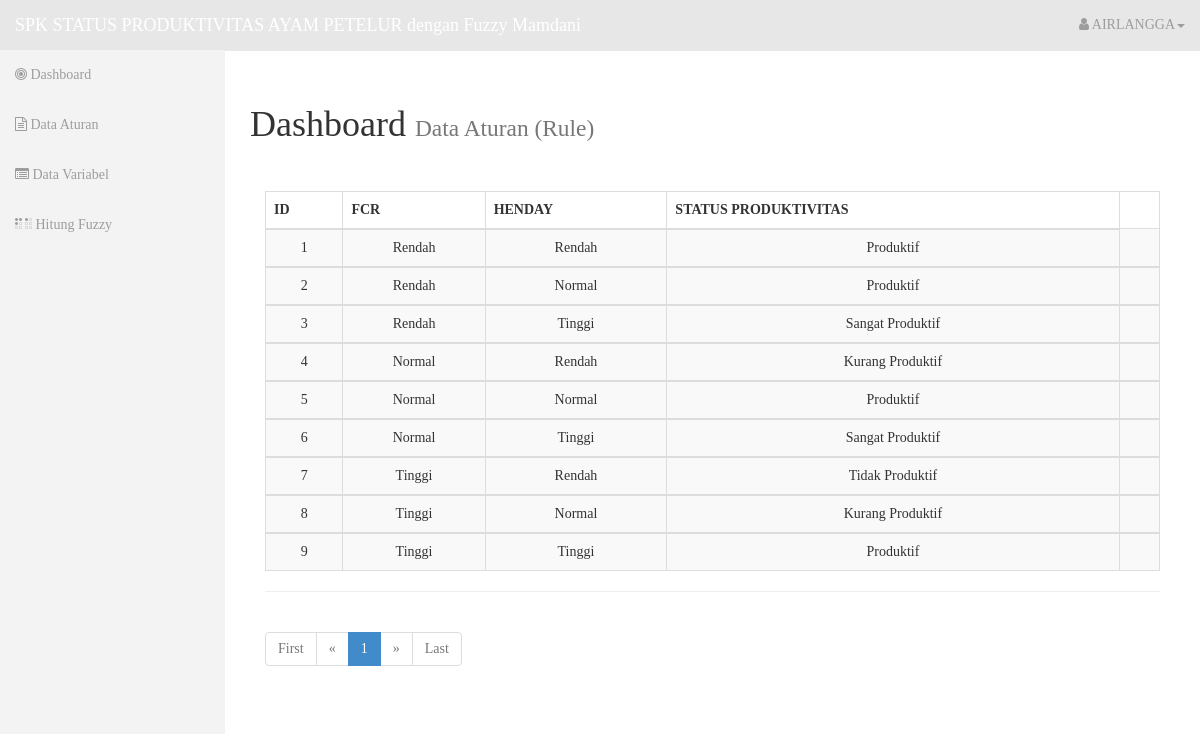
The page /admin/data_aturan.php (signed in) on the database its author committed.
### tables this page shows
CREATE TABLE `user` (
  `id_user` int(11) NOT NULL,
  `nama` varchar(50) NOT NULL,
  `username` varchar(20) NOT NULL,
  `password` varchar(500) NOT NULL
);

CREATE TABLE `data_aturan` (
  `id_aturan` int(11) NOT NULL,
  `fcr` varchar(50) NOT NULL,
  `henday` varchar(50) NOT NULL,
  `status_produktivitas` varchar(50) NOT NULL,
  `keterangan` varchar(50) NOT NULL
);

### admin/data_aturan.php (the view, shortened to what this page needs)
<?php
include '../src/header.php';
?>
<div id="page-wrapper">
    <div class="row">
        <div class="col-lg-12">
        <h1>Dashboard <small>Data Aturan (Rule)</small></h1>
            <div class="panel-heading">
                </div>
                <div class="panel-body">
                    <table class="table table-striped table-bordered" id="example">
                        <thead>
                            <tr>
                                <th>ID</th>
                                <th>FCR</th>
                                <th>HENDAY</th>
                                <th>STATUS PRODUKTIVITAS</th>
                            </tr>
                            <?php
                            include "../src/koneksi.php";
                            $page = (isset($_GET['page']))? $_GET['page'] : 1;
                            $limit = 10;
                            $limit_start = ($page - 1) * $limit;
                            $query = mysqli_query($koneksi, "SELECT * FROM data_aturan LIMIT ".$limit_start.",".$limit);
                            while($data = mysqli_fetch_array($query)){
                            ?>
                        </thead>
                        <tbody>
                            <tr>
                                <td align="center"><?php echo $data['id_aturan']; ?></td>
                                <td align="center"><?php echo $data['fcr']; ?></td>
                                <td align="center"><?php echo $data['henday']; ?></td>
                                <td align="center"><?php echo $data['status_produktivitas']; ?></td>
                                <td class="align-middle text-center">
                            </tr>
                            <?php } ?>
                        </tbody>
                    </table>
                    <hr>
                     <ul class="pagination">
                      <?php
                      if($page == 1){
                      ?>
                        <li class="disabled"><a href="#">First</a></li>
                        <li class="disabled"><a href="#">&laquo;</a></li>
                      <?php
                      }else{
                        $link_prev = ($page > 1)? $page - 1 : 1;
                      ?>
                        <li><a href="data_aturan.php?page=1">First</a></li>
                        <li><a href="data_aturan.php?page=<?php echo $link_prev; ?>">&laquo;</a></li>
                      <?php
                      }
                      ?>
                      <?php
                      include "../src/koneksi.php";
                      $sql2 = mysqli_query($koneksi, "SELECT COUNT(*) AS jumlah FROM data_aturan");
                      $get_jumlah = mysqli_fetch_array($sql2);
                      $jumlah_page = ceil($get_jumlah['jumlah'] / $limit);
                      $jumlah_number = 3;
                      $start_number = ($page > $jumlah_number)? $page - $jumlah_number : 1;
                      $end_number = ($page < ($jumlah_page - $jumlah_number))? $page + $jumlah_number : $jumlah_page;
                      for($i = $start_number; $i <= $end_number; $i++){
                        $link_active = ($page == $i)? ' class="active"' : '';
                      ?>
                        <li<?php echo $link_active; ?>><a href="data_aturan.php?page=<?php echo $i; ?>"><?php echo $i; ?></a></li>
                      <?php
                      }
                      ?>
                      <?php
                      if($page == $jumlah_page){
                      ?>
                        <li class="disabled"><a href="#">&raquo;</a></li>
                        <li class="disabled"><a href="#">Last</a></li>
                      <?php
                      }else{
                        $link_next = ($page < $jumlah_page)? $page + 1 : $jumlah_page;
                      ?>
                        <li><a href="data_aturan.php?page=<?php echo $link_next; ?>">&raquo;</a></li>
                        <li><a href="data_aturan.php?page=<?php echo $jumlah_page; ?>">Last</a></li>
                      <?php
                      }
                      ?>
                    </ul>
                </div>
        </div>
    </div>
</div>
<?php include '../src/footer.php'; ?>

### src/header.php (shortened to what this page needs)
<?php
include 'koneksi.php';
$ambil = mysqli_query($koneksi, "SELECT * FROM user WHERE username='$_SESSION[username]'");
$data  = mysqli_fetch_array($ambil);
?>
<!DOCTYPE html>
<html lang="en">
<head>
    <link rel="stylesheet" type="text/css" href="../assets/bootstrap/css/bootstrap.min.css" />
    <link rel="stylesheet" type="text/css" href="../assets/font-awesome/css/font-awesome.min.css" />
    <link rel="stylesheet" type="text/css" href="../assets/css/local.css" />
    <link rel="stylesheet" type="text/css" href="../assets/css/pagination.css" />
    <link rel="stylesheet" type="text/css" href="http://www.shieldui.com/shared/components/latest/css/light-bootstrap/all.min.css" />
</head>
<body>
    <div id="wrapper">
        <nav class="navbar navbar-inverse navbar-fixed-top" role="navigation">
            <div class="navbar-header">
                <a class="navbar-brand" href="index.php">SPK STATUS PRODUKTIVITAS AYAM PETELUR dengan Fuzzy Mamdani</a>
            </div>
            <div class="collapse navbar-collapse navbar-ex1-collapse">
                <ul class="nav navbar-nav side-nav">
                    <li><a href="index.php"><i class="fa fa-bullseye"></i> Dashboard</a></li>
                    <li><a href="data_aturan.php"><i class="fa fa-file-text-o" aria-hidden="true"></i> Data Aturan</a></li>
                    <li><a href="data_kriteria.php"><i class="fa fa-list-alt" aria-hidden="true"></i> Data Variabel</a></li>
                    <li><a href="hitung_fuzzy.php"><i class="fa fa-braille" aria-hidden="true"></i> Hitung Fuzzy</a></li>
                </ul>
                <ul class="nav navbar-nav navbar-right navbar-user">
                    <li class="dropdown user-dropdown">
                       <a href="#" class="dropdown-toggle" data-toggle="dropdown"><i class="fa fa-user"></i> <?php echo $data['nama']; ?><b class="caret"></b></a>
                   </li>
                </ul>
            </div>
        </nav>

### src/footer.php
</div>
</body>
</html>

### assets/css/local.css (style rules this page uses)
#wrapper { padding-left: 0; }
#page-wrapper { width: 100%; padding: 5px 15px; }
body { font-family: 'Trebuchet MS'; font-size: 14px; line-height: 1.42857143; color: #333; background-color: #fff; }
.navbar-inverse { background-color: #e7e7e7; border-color: #e7e7e7; }
@media (min-width:768px) { #wrapper { padding-left: 225px; } }
@media (min-width:768px) { #page-wrapper { padding: 15px 25px; } }
@media (min-width:768px) { .side-nav { margin-left: -225px; left: 225px; width: 225px; position: fixed; top: 50px; height: 100%; border-radius: 0; border: none; background-color: #F3F3F3; overflow-y: auto; } }
@media (min-width:768px) { .side-nav>li>a { width: 225px; } }
@media (min-width:768px) { .navbar-collapse { padding-left: 15px !important; padding-right: 15px !important; } }

### assets/css/pagination.css (style rules this page uses)
.pagination { display: inline-block; padding-left: 0; margin: 20px 0; border-radius: 4px; }
.pagination > li { display: inline; }
.pagination > li > a, .pagination > li > span { position: relative; float: left; padding: 6px 12px; margin-left: -1px; line-height: 1.42857143; color: #428bca; text-decoration: none; background-color: #fff; border: 1px solid #ddd; }
.pagination > li:first-child > a, .pagination > li:first-child > span { margin-left: 0; border-top-left-radius: 4px; border-bottom-left-radius: 4px; }
.pagination > li:last-child > a, .pagination > li:last-child > span { border-top-right-radius: 4px; border-bottom-right-radius: 4px; }
.pagination > .active > a, .pagination > .active > span, .pagination > .active > a:hover, .pagination > .active > span:hover, .pagination > .active > a:focus, .pagination > .active > span:focus { z-index: 2; color: #fff; cursor: default; background-color: #428bca; border-color: #428bca; }
.pagination > .disabled > span, .pagination > .disabled > span:hover, .pagination > .disabled > span:focus, .pagination > .disabled > a, .pagination > .disabled > a:hover, .pagination > .disabled > a:focus { color: #777; cursor: not-allowed; background-color: #fff; border-color: #ddd; }

### rows shown on the page
user: nama "AIRLANGGA"
data_aturan: id_aturan "1", fcr "Rendah", henday "Rendah", status_produktivitas "Produktif"
data_aturan: id_aturan "2", fcr "Rendah", henday "Normal", status_produktivitas "Produktif"
data_aturan: id_aturan "3", fcr "Rendah", henday "Tinggi", status_produktivitas "Sangat Produktif"
data_aturan: id_aturan "4", fcr "Normal", henday "Rendah", status_produktivitas "Kurang Produktif"
data_aturan: id_aturan "5", fcr "Normal", henday "Normal", status_produktivitas "Produktif"
data_aturan: id_aturan "6", fcr "Normal", henday "Tinggi", status_produktivitas "Sangat Produktif"
data_aturan: id_aturan "7", fcr "Tinggi", henday "Rendah", status_produktivitas "Tidak Produktif"
data_aturan: id_aturan "8", fcr "Tinggi", henday "Normal", status_produktivitas "Kurang Produktif"
data_aturan: id_aturan "9", fcr "Tinggi", henday "Tinggi", status_produktivitas "Produktif"
